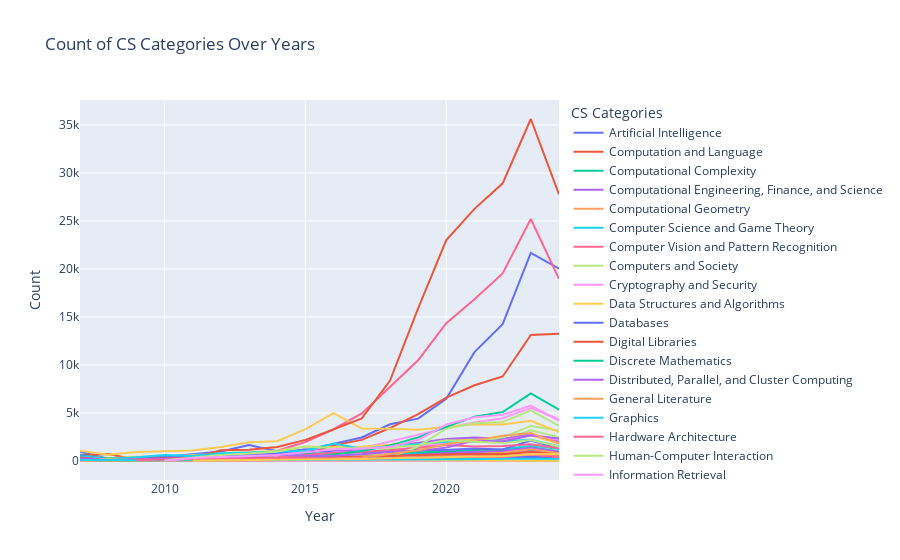

This figure's notebook cell:
### Code cell
# Create the line plot using Plotly
fig = px.line(cs_arxiv_metadata_plot, x='year', y='count', color='cs_categories', 
              title='Count of CS Categories Over Years',
              labels={'year': 'Year', 'count': 'Count', 'cs_categories': 'CS Categories'})

# Show the plot
fig.show()

### Figure 1 — Plotly figure (JSON) as saved in the notebook; plotly's stock layout.template omitted (floating-point values rounded to 4 significant figures)
{"data": [{"hovertemplate": "CS Categories=Artificial Intelligence<br>Year=%{x}<br>Count=%{y}<extra></extra>", "legendgroup": "Artificial Intelligence", "line": {"color": "#636efa", "dash": "solid"}, "marker": {"symbol": "circle"}, "mode": "lines", "name": "Artificial Intelligence", "orientation": "v", "showlegend": true, "type": "scatter", "x": [2007, 2008, 2009, 2010, 2011, 2012, 2013, 2014, 2015, 2016, 2017, 2018, 2019, 2020, 2021, 2022, 2023, 2024], "xaxis": "x", "y": [965, 228, 377, 436, 704, 983, 1671, 1009, 1123, 1772, 2458, 3830, 4411, 6487, 11340, 14250, 21673, 20039], "yaxis": "y"}, {"hovertemplate": "CS Categories=Computation and Language<br>Year=%{x}<br>Count=%{y}<extra></extra>", "legendgroup": "Computation and Language", "line": {"color": "#EF553B", "dash": "solid"}, "marker": {"symbol": "circle"}, "mode": "lines", "name": "Computation and Language", "orientation": "v", "showlegend": true, "type": "scatter", "x": [2007, 2008, 2009, 2010, 2011, 2012, 2013, 2014, 2015, 2016, 2017, 2018, 2019, 2020, 2021, 2022, 2023, 2024], "xaxis": "x", "y": [637, 724, 132, 77, 103, 199, 292, 491, 725, 1629, 2200, 3436, 4879, 6603, 7891, 8804, 13141, 13253], "yaxis": "y"}, {"hovertemplate": "CS Categories=Computational Complexity<br>Year=%{x}<br>Count=%{y}<extra></extra>", "legendgroup": "Computational Complexity", "line": {"color": "#00cc96", "dash": "solid"}, "marker": {"symbol": "circle"}, "mode": "lines", "name": "Computational Complexity", "orientation": "v", "showlegend": true, "type": "scatter", "x": [2007, 2008, 2009, 2010, 2011, 2012, 2013, 2014, 2015, 2016, 2017, 2018, 2019, 2020, 2021, 2022, 2023, 2024], "xaxis": "x", "y": [643, 224, 329, 322, 332, 389, 436, 498, 735, 608, 634, 626, 673, 763, 822, 858, 1121, 770], "yaxis": "y"}, {"hovertemplate": "CS Categories=Computational Engineering, Finance, and Science<br>Year=%{x}<br>Count=%{y}<extra></extra>", "legendgroup": "Computational Engineering, Finance, and Science", "line": {"color": "#ab63fa", "dash": "solid"}, "marker": {"symbol": "circle"}, "mode": "lines", "name": "Computational Engineering, Finance, and Science", "orientation": "v", "showlegend": true, "type": "scatter", "x": [2007, 2008, 2009, 2010, 2011, 2012, 2013, 2014, 2015, 2016, 2017, 2018, 2019, 2020, 2021, 2022, 2023, 2024], "xaxis": "x", "y": [240, 34, 87, 137, 115, 193, 293, 310, 327, 271, 284, 379, 412, 613, 715, 758, 1104, 880], "yaxis": "y"}, {"hovertemplate": "CS Categories=Computational Geometry<br>Year=%{x}<br>Count=%{y}<extra></extra>", "legendgroup": "Computational Geometry", "line": {"color": "#FFA15A", "dash": "solid"}, "marker": {"symbol": "circle"}, "mode": "lines", "name": "Computational Geometry", "orientation": "v", "showlegend": true, "type": "scatter", "x": [2007, 2008, 2009, 2010, 2011, 2012, 2013, 2014, 2015, 2016, 2017, 2018, 2019, 2020, 2021, 2022, 2023, 2024], "xaxis": "x", "y": [244, 82, 133, 156, 168, 219, 292, 290, 407, 409, 411, 468, 508, 633, 647, 614, 684, 482], "yaxis": "y"}, {"hovertemplate": "CS Categories=Computer Science and Game Theory<br>Year=%{x}<br>Count=%{y}<extra></extra>", "legendgroup": "Computer Science and Game Theory", "line": {"color": "#19d3f3", "dash": "solid"}, "marker": {"symbol": "circle"}, "mode": "lines", "name": "Computer Science and Game Theory", "orientation": "v", "showlegend": true, "type": "scatter", "x": [2007, 2008, 2009, 2010, 2011, 2012, 2013, 2014, 2015, 2016, 2017, 2018, 2019, 2020, 2021, 2022, 2023, 2024], "xaxis": "x", "y": [151, 102, 153, 179, 237, 377, 390, 485, 630, 685, 623, 653, 772, 943, 1099, 1197, 1629, 1239], "yaxis": "y"}, {"hovertemplate": "CS Categories=Computer Vision and Pattern Recognition<br>Year=%{x}<br>Count=%{y}<extra></extra>", "legendgroup": "Computer Vision and Pattern Recognition", "line": {"color": "#FF6692", "dash": "solid"}, "marker": {"symbol": "circle"}, "mode": "lines", "name": "Computer Vision and Pattern Recognition", "orientation": "v", "showlegend": true, "type": "scatter", "x": [2007, 2008, 2009, 2010, 2011, 2012, 2013, 2014, 2015, 2016, 2017, 2018, 2019, 2020, 2021, 2022, 2023, 2024], "xaxis": "x", "y": [184, 63, 127, 250, 286, 462, 707, 1071, 1984, 3311, 4960, 7708, 10502, 14356, 16857, 19542, 25216, 18969], "yaxis": "y"}, {"hovertemplate": "CS Categories=Computers and Society<br>Year=%{x}<br>Count=%{y}<extra></extra>", "legendgroup": "Computers and Society", "line": {"color": "#B6E880", "dash": "solid"}, "marker": {"symbol": "circle"}, "mode": "lines", "name": "Computers and Society", "orientation": "v", "showlegend": true, "type": "scatter", "x": [2007, 2008, 2009, 2010, 2011, 2012, 2013, 2014, 2015, 2016, 2017, 2018, 2019, 2020, 2021, 2022, 2023, 2024], "xaxis": "x", "y": [211, 74, 100, 100, 98, 177, 408, 493, 663, 815, 852, 1240, 1343, 2185, 2304, 2195, 3197, 2473], "yaxis": "y"}, {"hovertemplate": "CS Categories=Cryptography and Security<br>Year=%{x}<br>Count=%{y}<extra></extra>", "legendgroup": "Cryptography and Security", "line": {"color": "#FF97FF", "dash": "solid"}, "marker": {"symbol": "circle"}, "mode": "lines", "name": "Cryptography and Security", "orientation": "v", "showlegend": true, "type": "scatter", "x": [2007, 2008, 2009, 2010, 2011, 2012, 2013, 2014, 2015, 2016, 2017, 2018, 2019, 2020, 2021, 2022, 2023, 2024], "xaxis": "x", "y": [411, 163, 315, 423, 389, 553, 612, 711, 893, 1165, 1323, 2011, 2718, 3433, 4012, 4465, 5525, 4340], "yaxis": "y"}, {"hovertemplate": "CS Categories=Data Structures and Algorithms<br>Year=%{x}<br>Count=%{y}<extra></extra>", "legendgroup": "Data Structures and Algorithms", "line": {"color": "#FECB52", "dash": "solid"}, "marker": {"symbol": "circle"}, "mode": "lines", "name": "Data Structures and Algorithms", "orientation": "v", "showlegend": true, "type": "scatter", "x": [2007, 2008, 2009, 2010, 2011, 2012, 2013, 2014, 2015, 2016, 2017, 2018, 2019, 2020, 2021, 2022, 2023, 2024], "xaxis": "x", "y": [550, 275, 434, 464, 607, 764, 964, 1060, 1525, 1446, 1481, 1707, 1873, 2183, 2172, 2121, 2693, 1794], "yaxis": "y"}, {"hovertemplate": "CS Categories=Databases<br>Year=%{x}<br>Count=%{y}<extra></extra>", "legendgroup": "Databases", "line": {"color": "#636efa", "dash": "solid"}, "marker": {"symbol": "circle"}, "mode": "lines", "name": "Databases", "orientation": "v", "showlegend": true, "type": "scatter", "x": [2007, 2008, 2009, 2010, 2011, 2012, 2013, 2014, 2015, 2016, 2017, 2018, 2019, 2020, 2021, 2022, 2023, 2024], "xaxis": "x", "y": [328, 85, 158, 182, 200, 373, 302, 302, 393, 442, 488, 529, 668, 825, 858, 871, 1056, 733], "yaxis": "y"}, {"hovertemplate": "CS Categories=Digital Libraries<br>Year=%{x}<br>Count=%{y}<extra></extra>", "legendgroup": "Digital Libraries", "line": {"color": "#EF553B", "dash": "solid"}, "marker": {"symbol": "circle"}, "mode": "lines", "name": "Digital Libraries", "orientation": "v", "showlegend": true, "type": "scatter", "x": [2007, 2008, 2009, 2010, 2011, 2012, 2013, 2014, 2015, 2016, 2017, 2018, 2019, 2020, 2021, 2022, 2023, 2024], "xaxis": "x", "y": [181, 33, 117, 102, 126, 174, 282, 223, 286, 274, 287, 436, 317, 389, 485, 408, 461, 289], "yaxis": "y"}, {"hovertemplate": "CS Categories=Discrete Mathematics<br>Year=%{x}<br>Count=%{y}<extra></extra>", "legendgroup": "Discrete Mathematics", "line": {"color": "#00cc96", "dash": "solid"}, "marker": {"symbol": "circle"}, "mode": "lines", "name": "Discrete Mathematics", "orientation": "v", "showlegend": true, "type": "scatter", "x": [2007, 2008, 2009, 2010, 2011, 2012, 2013, 2014, 2015, 2016, 2017, 2018, 2019, 2020, 2021, 2022, 2023, 2024], "xaxis": "x", "y": [436, 262, 326, 371, 471, 600, 561, 610, 823, 786, 785, 850, 924, 967, 1117, 1059, 1438, 999], "yaxis": "y"}, {"hovertemplate": "CS Categories=Distributed, Parallel, and Cluster Computing<br>Year=%{x}<br>Count=%{y}<extra></extra>", "legendgroup": "Distributed, Parallel, and Cluster Computing", "line": {"color": "#ab63fa", "dash": "solid"}, "marker": {"symbol": "circle"}, "mode": "lines", "name": "Distributed, Parallel, and Cluster Computing", "orientation": "v", "showlegend": true, "type": "scatter", "x": [2007, 2008, 2009, 2010, 2011, 2012, 2013, 2014, 2015, 2016, 2017, 2018, 2019, 2020, 2021, 2022, 2023, 2024], "xaxis": "x", "y": [484, 123, 221, 312, 373, 451, 602, 651, 957, 1108, 1200, 1484, 1877, 2303, 2439, 2304, 2756, 2040], "yaxis": "y"}, {"hovertemplate": "CS Categories=General Literature<br>Year=%{x}<br>Count=%{y}<extra></extra>", "legendgroup": "General Literature", "line": {"color": "#FFA15A", "dash": "solid"}, "marker": {"symbol": "circle"}, "mode": "lines", "name": "General Literature", "orientation": "v", "showlegend": true, "type": "scatter", "x": [2007, 2008, 2009, 2010, 2011, 2012, 2013, 2014, 2015, 2016, 2017, 2018, 2019, 2020, 2021, 2022, 2023, 2024], "xaxis": "x", "y": [30, 11, 13, 3, 5, 11, 11, 3, 5, 6, 9, 8, 13, 14, 19, 32, 15, 6], "yaxis": "y"}, {"hovertemplate": "CS Categories=Graphics<br>Year=%{x}<br>Count=%{y}<extra></extra>", "legendgroup": "Graphics", "line": {"color": "#19d3f3", "dash": "solid"}, "marker": {"symbol": "circle"}, "mode": "lines", "name": "Graphics", "orientation": "v", "showlegend": true, "type": "scatter", "x": [2007, 2008, 2009, 2010, 2011, 2012, 2013, 2014, 2015, 2016, 2017, 2018, 2019, 2020, 2021, 2022, 2023, 2024], "xaxis": "x", "y": [57, 21, 29, 41, 38, 46, 82, 81, 129, 150, 231, 330, 458, 652, 727, 927, 1252, 929], "yaxis": "y"}, {"hovertemplate": "CS Categories=Hardware Architecture<br>Year=%{x}<br>Count=%{y}<extra></extra>", "legendgroup": "Hardware Architecture", "line": {"color": "#FF6692", "dash": "solid"}, "marker": {"symbol": "circle"}, "mode": "lines", "name": "Hardware Architecture", "orientation": "v", "showlegend": true, "type": "scatter", "x": [2007, 2008, 2009, 2010, 2011, 2012, 2013, 2014, 2015, 2016, 2017, 2018, 2019, 2020, 2021, 2022, 2023, 2024], "xaxis": "x", "y": [83, 7, 20, 37, 140, 53, 64, 97, 95, 145, 185, 236, 232, 471, 660, 765, 958, 766], "yaxis": "y"}, {"hovertemplate": "CS Categories=Human-Computer Interaction<br>Year=%{x}<br>Count=%{y}<extra></extra>", "legendgroup": "Human-Computer Interaction", "line": {"color": "#B6E880", "dash": "solid"}, "marker": {"symbol": "circle"}, "mode": "lines", "name": "Human-Computer Interaction", "orientation": "v", "showlegend": true, "type": "scatter", "x": [2007, 2008, 2009, 2010, 2011, 2012, 2013, 2014, 2015, 2016, 2017, 2018, 2019, 2020, 2021, 2022, 2023, 2024], "xaxis": "x", "y": [175, 102, 93, 94, 72, 140, 196, 247, 277, 520, 591, 831, 1313, 1804, 2132, 2461, 3655, 3188], "yaxis": "y"}, {"hovertemplate": "CS Categories=Information Retrieval<br>Year=%{x}<br>Count=%{y}<extra></extra>", "legendgroup": "Information Retrieval", "line": {"color": "#FF97FF", "dash": "solid"}, "marker": {"symbol": "circle"}, "mode": "lines", "name": "Information Retrieval", "orientation": "v", "showlegend": true, "type": "scatter", "x": [2007, 2008, 2009, 2010, 2011, 2012, 2013, 2014, 2015, 2016, 2017, 2018, 2019, 2020, 2021, 2022, 2023, 2024], "xaxis": "x", "y": [274, 71, 160, 152, 160, 350, 365, 395, 511, 587, 748, 1042, 1513, 1887, 2068, 2122, 2688, 2205], "yaxis": "y"}, {"hovertemplate": "CS Categories=Information Theory<br>Year=%{x}<br>Count=%{y}<extra></extra>", "legendgroup": "Information Theory", "line": {"color": "#FECB52", "dash": "solid"}, "marker": {"symbol": "circle"}, "mode": "lines", "name": "Information Theory", "orientation": "v", "showlegend": true, "type": "scatter", "x": [2007, 2008, 2009, 2010, 2011, 2012, 2013, 2014, 2015, 2016, 2017, 2018, 2019, 2020, 2021, 2022, 2023, 2024], "xaxis": "x", "y": [1066, 649, 942, 976, 1085, 1453, 1952, 2068, 3331, 4987, 3383, 3366, 3254, 3578, 3843, 3801, 4195, 3022], "yaxis": "y"}, {"hovertemplate": "CS Categories=Logic in Computer Science<br>Year=%{x}<br>Count=%{y}<extra></extra>", "legendgroup": "Logic in Computer Science", "line": {"color": "#636efa", "dash": "solid"}, "marker": {"symbol": "circle"}, "mode": "lines", "name": "Logic in Computer Science", "orientation": "v", "showlegend": true, "type": "scatter", "x": [2007, 2008, 2009, 2010, 2011, 2012, 2013, 2014, 2015, 2016, 2017, 2018, 2019, 2020, 2021, 2022, 2023, 2024], "xaxis": "x", "y": [592, 184, 296, 429, 468, 490, 630, 780, 1235, 867, 967, 953, 1150, 1159, 1314, 1202, 2140, 1315], "yaxis": "y"}, {"hovertemplate": "CS Categories=Machine Learning<br>Year=%{x}<br>Count=%{y}<extra></extra>", "legendgroup": "Machine Learning", "line": {"color": "#EF553B", "dash": "solid"}, "marker": {"symbol": "circle"}, "mode": "lines", "name": "Machine Learning", "orientation": "v", "showlegend": true, "type": "scatter", "x": [2007, 2008, 2009, 2010, 2011, 2012, 2013, 2014, 2015, 2016, 2017, 2018, 2019, 2020, 2021, 2022, 2023, 2024], "xaxis": "x", "y": [333, 96, 202, 241, 334, 1113, 1173, 1473, 2202, 3295, 4438, 8351, 15899, 23016, 26266, 28925, 35628, 27785], "yaxis": "y"}, {"hovertemplate": "CS Categories=Mathematical Software<br>Year=%{x}<br>Count=%{y}<extra></extra>", "legendgroup": "Mathematical Software", "line": {"color": "#00cc96", "dash": "solid"}, "marker": {"symbol": "circle"}, "mode": "lines", "name": "Mathematical Software", "orientation": "v", "showlegend": true, "type": "scatter", "x": [2007, 2008, 2009, 2010, 2011, 2012, 2013, 2014, 2015, 2016, 2017, 2018, 2019, 2020, 2021, 2022, 2023, 2024], "xaxis": "x", "y": [64, 18, 39, 50, 49, 94, 103, 125, 144, 150, 128, 150, 132, 191, 245, 192, 220, 136], "yaxis": "y"}, {"hovertemplate": "CS Categories=Multiagent Systems<br>Year=%{x}<br>Count=%{y}<extra></extra>", "legendgroup": "Multiagent Systems", "line": {"color": "#ab63fa", "dash": "solid"}, "marker": {"symbol": "circle"}, "mode": "lines", "name": "Multiagent Systems", "orientation": "v", "showlegend": true, "type": "scatter", "x": [2007, 2008, 2009, 2010, 2011, 2012, 2013, 2014, 2015, 2016, 2017, 2018, 2019, 2020, 2021, 2022, 2023, 2024], "xaxis": "x", "y": [142, 50, 82, 89, 88, 114, 118, 188, 177, 258, 296, 374, 611, 839, 969, 1023, 1394, 968], "yaxis": "y"}, {"hovertemplate": "CS Categories=Multimedia<br>Year=%{x}<br>Count=%{y}<extra></extra>", "legendgroup": "Multimedia", "line": {"color": "#FFA15A", "dash": "solid"}, "marker": {"symbol": "circle"}, "mode": "lines", "name": "Multimedia", "orientation": "v", "showlegend": true, "type": "scatter", "x": [2007, 2008, 2009, 2010, 2011, 2012, 2013, 2014, 2015, 2016, 2017, 2018, 2019, 2020, 2021, 2022, 2023, 2024], "xaxis": "x", "y": [45, 37, 52, 91, 83, 97, 120, 146, 196, 274, 306, 375, 457, 631, 727, 872, 1218, 814], "yaxis": "y"}, {"hovertemplate": "CS Categories=Networking and Internet Architecture<br>Year=%{x}<br>Count=%{y}<extra></extra>", "legendgroup": "Networking and Internet Architecture", "line": {"color": "#19d3f3", "dash": "solid"}, "marker": {"symbol": "circle"}, "mode": "lines", "name": "Networking and Internet Architecture", "orientation": "v", "showlegend": true, "type": "scatter", "x": [2007, 2008, 2009, 2010, 2011, 2012, 2013, 2014, 2015, 2016, 2017, 2018, 2019, 2020, 2021, 2022, 2023, 2024], "xaxis": "x", "y": [487, 205, 402, 622, 529, 818, 878, 986, 1081, 1824, 1287, 1537, 1785, 2011, 2001, 2054, 2206, 1534], "yaxis": "y"}, {"hovertemplate": "CS Categories=Neural and Evolutionary Computing<br>Year=%{x}<br>Count=%{y}<extra></extra>", "legendgroup": "Neural and Evolutionary Computing", "line": {"color": "#FF6692", "dash": "solid"}, "marker": {"symbol": "circle"}, "mode": "lines", "name": "Neural and Evolutionary Computing", "orientation": "v", "showlegend": true, "type": "scatter", "x": [2007, 2008, 2009, 2010, 2011, 2012, 2013, 2014, 2015, 2016, 2017, 2018, 2019, 2020, 2021, 2022, 2023, 2024], "xaxis": "x", "y": [277, 69, 124, 198, 129, 188, 267, 403, 607, 863, 970, 1131, 1384, 1662, 1520, 1578, 1756, 1319], "yaxis": "y"}, {"hovertemplate": "CS Categories=Numerical Analysis<br>Year=%{x}<br>Count=%{y}<extra></extra>", "legendgroup": "Numerical Analysis", "line": {"color": "#B6E880", "dash": "solid"}, "marker": {"symbol": "circle"}, "mode": "lines", "name": "Numerical Analysis", "orientation": "v", "showlegend": true, "type": "scatter", "x": [2007, 2008, 2009, 2010, 2011, 2012, 2013, 2014, 2015, 2016, 2017, 2018, 2019, 2020, 2021, 2022, 2023, 2024], "xaxis": "x", "y": [97, 44, 63, 98, 108, 152, 178, 222, 354, 313, 275, 348, 1525, 3380, 3938, 4064, 5268, 3661], "yaxis": "y"}, {"hovertemplate": "CS Categories=Operating Systems<br>Year=%{x}<br>Count=%{y}<extra></extra>", "legendgroup": "Operating Systems", "line": {"color": "#FF97FF", "dash": "solid"}, "marker": {"symbol": "circle"}, "mode": "lines", "name": "Operating Systems", "orientation": "v", "showlegend": true, "type": "scatter", "x": [2007, 2008, 2009, 2010, 2011, 2012, 2013, 2014, 2015, 2016, 2017, 2018, 2019, 2020, 2021, 2022, 2023, 2024], "xaxis": "x", "y": [35, 19, 14, 26, 29, 22, 40, 37, 40, 40, 47, 49, 86, 88, 75, 77, 110, 77], "yaxis": "y"}, {"hovertemplate": "CS Categories=Other Computer Science<br>Year=%{x}<br>Count=%{y}<extra></extra>", "legendgroup": "Other Computer Science", "line": {"color": "#FECB52", "dash": "solid"}, "marker": {"symbol": "circle"}, "mode": "lines", "name": "Other Computer Science", "orientation": "v", "showlegend": true, "type": "scatter", "x": [2007, 2008, 2009, 2010, 2011, 2012, 2013, 2014, 2015, 2016, 2017, 2018, 2019, 2020, 2021, 2022, 2023, 2024], "xaxis": "x", "y": [138, 192, 94, 170, 113, 186, 150, 157, 137, 151, 105, 119, 121, 110, 88, 73, 68, 35], "yaxis": "y"}, {"hovertemplate": "CS Categories=Performance<br>Year=%{x}<br>Count=%{y}<extra></extra>", "legendgroup": "Performance", "line": {"color": "#636efa", "dash": "solid"}, "marker": {"symbol": "circle"}, "mode": "lines", "name": "Performance", "orientation": "v", "showlegend": true, "type": "scatter", "x": [2007, 2008, 2009, 2010, 2011, 2012, 2013, 2014, 2015, 2016, 2017, 2018, 2019, 2020, 2021, 2022, 2023, 2024], "xaxis": "x", "y": [106, 39, 90, 69, 82, 102, 112, 126, 169, 223, 207, 244, 365, 447, 422, 389, 452, 308], "yaxis": "y"}, {"hovertemplate": "CS Categories=Programming Languages<br>Year=%{x}<br>Count=%{y}<extra></extra>", "legendgroup": "Programming Languages", "line": {"color": "#EF553B", "dash": "solid"}, "marker": {"symbol": "circle"}, "mode": "lines", "name": "Programming Languages", "orientation": "v", "showlegend": true, "type": "scatter", "x": [2007, 2008, 2009, 2010, 2011, 2012, 2013, 2014, 2015, 2016, 2017, 2018, 2019, 2020, 2021, 2022, 2023, 2024], "xaxis": "x", "y": [358, 59, 117, 181, 232, 187, 303, 273, 390, 402, 449, 533, 633, 682, 756, 711, 936, 644], "yaxis": "y"}, {"hovertemplate": "CS Categories=Robotics<br>Year=%{x}<br>Count=%{y}<extra></extra>", "legendgroup": "Robotics", "line": {"color": "#00cc96", "dash": "solid"}, "marker": {"symbol": "circle"}, "mode": "lines", "name": "Robotics", "orientation": "v", "showlegend": true, "type": "scatter", "x": [2007, 2008, 2009, 2010, 2011, 2012, 2013, 2014, 2015, 2016, 2017, 2018, 2019, 2020, 2021, 2022, 2023, 2024], "xaxis": "x", "y": [167, 57, 62, 68, 91, 135, 168, 233, 341, 687, 1040, 1625, 2462, 3553, 4627, 5103, 7039, 5353], "yaxis": "y"}, {"hovertemplate": "CS Categories=Software Engineering<br>Year=%{x}<br>Count=%{y}<extra></extra>", "legendgroup": "Software Engineering", "line": {"color": "#ab63fa", "dash": "solid"}, "marker": {"symbol": "circle"}, "mode": "lines", "name": "Software Engineering", "orientation": "v", "showlegend": true, "type": "scatter", "x": [2007, 2008, 2009, 2010, 2011, 2012, 2013, 2014, 2015, 2016, 2017, 2018, 2019, 2020, 2021, 2022, 2023, 2024], "xaxis": "x", "y": [264, 111, 157, 214, 239, 353, 428, 660, 538, 548, 707, 952, 1083, 1396, 2127, 2039, 2692, 2336], "yaxis": "y"}, {"hovertemplate": "CS Categories=Sound<br>Year=%{x}<br>Count=%{y}<extra></extra>", "legendgroup": "Sound", "line": {"color": "#FFA15A", "dash": "solid"}, "marker": {"symbol": "circle"}, "mode": "lines", "name": "Sound", "orientation": "v", "showlegend": true, "type": "scatter", "x": [2007, 2008, 2009, 2010, 2011, 2012, 2013, 2014, 2015, 2016, 2017, 2018, 2019, 2020, 2021, 2022, 2023, 2024], "xaxis": "x", "y": [19, 5, 15, 25, 25, 27, 48, 63, 122, 264, 363, 739, 1111, 1778, 2151, 2631, 2930, 1857], "yaxis": "y"}, {"hovertemplate": "CS Categories=Symbolic Computation<br>Year=%{x}<br>Count=%{y}<extra></extra>", "legendgroup": "Symbolic Computation", "line": {"color": "#19d3f3", "dash": "solid"}, "marker": {"symbol": "circle"}, "mode": "lines", "name": "Symbolic Computation", "orientation": "v", "showlegend": true, "type": "scatter", "x": [2007, 2008, 2009, 2010, 2011, 2012, 2013, 2014, 2015, 2016, 2017, 2018, 2019, 2020, 2021, 2022, 2023, 2024], "xaxis": "x", "y": [112, 67, 72, 92, 85, 76, 118, 135, 115, 140, 141, 155, 175, 197, 196, 229, 252, 220], "yaxis": "y"}, {"hovertemplate": "CS Categories=Formal Languages and Automata Theory<br>Year=%{x}<br>Count=%{y}<extra></extra>", "legendgroup": "Formal Languages and Automata Theory", "line": {"color": "#FF6692", "dash": "solid"}, "marker": {"symbol": "circle"}, "mode": "lines", "name": "Formal Languages and Automata Theory", "orientation": "v", "showlegend": true, "type": "scatter", "x": [2009, 2010, 2011, 2012, 2013, 2014, 2015, 2016, 2017, 2018, 2019, 2020, 2021, 2022, 2023, 2024], "xaxis": "x", "y": [108, 145, 152, 185, 208, 270, 345, 269, 288, 281, 392, 413, 423, 419, 670, 393], "yaxis": "y"}, {"hovertemplate": "CS Categories=Social and Information Networks<br>Year=%{x}<br>Count=%{y}<extra></extra>", "legendgroup": "Social and Information Networks", "line": {"color": "#B6E880", "dash": "solid"}, "marker": {"symbol": "circle"}, "mode": "lines", "name": "Social and Information Networks", "orientation": "v", "showlegend": true, "type": "scatter", "x": [2010, 2011, 2012, 2013, 2014, 2015, 2016, 2017, 2018, 2019, 2020, 2021, 2022, 2023, 2024], "xaxis": "x", "y": [77, 381, 634, 797, 981, 1501, 1352, 1334, 1434, 1649, 2166, 2004, 1865, 2177, 1498], "yaxis": "y"}, {"hovertemplate": "CS Categories=Systems and Control<br>Year=%{x}<br>Count=%{y}<extra></extra>", "legendgroup": "Systems and Control", "line": {"color": "#FF97FF", "dash": "solid"}, "marker": {"symbol": "circle"}, "mode": "lines", "name": "Systems and Control", "orientation": "v", "showlegend": true, "type": "scatter", "x": [2010, 2011, 2012, 2013, 2014, 2015, 2016, 2017, 2018, 2019, 2020, 2021, 2022, 2023, 2024], "xaxis": "x", "y": [29, 327, 412, 529, 615, 903, 1217, 1305, 1458, 2213, 3803, 4558, 4821, 5784, 4195], "yaxis": "y"}, {"hovertemplate": "CS Categories=Emerging Technologies<br>Year=%{x}<br>Count=%{y}<extra></extra>", "legendgroup": "Emerging Technologies", "line": {"color": "#FECB52", "dash": "solid"}, "marker": {"symbol": "circle"}, "mode": "lines", "name": "Emerging Technologies", "orientation": "v", "showlegend": true, "type": "scatter", "x": [2011, 2012, 2013, 2014, 2015, 2016, 2017, 2018, 2019, 2020, 2021, 2022, 2023, 2024], "xaxis": "x", "y": [47, 66, 112, 114, 170, 203, 222, 301, 371, 414, 461, 493, 699, 733], "yaxis": "y"}], "layout": {"autosize": true, "legend": {"title": {"text": "CS Categories"}, "tracegroupgap": 0}, "title": {"text": "Count of CS Categories Over Years"}, "xaxis": {"anchor": "y", "autorange": true, "domain": [0, 1], "range": [2007, 2024], "title": {"text": "Year"}, "type": "linear"}, "yaxis": {"anchor": "x", "autorange": true, "domain": [0, 1], "range": [-1976.0, 37610.0], "title": {"text": "Count"}, "type": "linear"}}}
